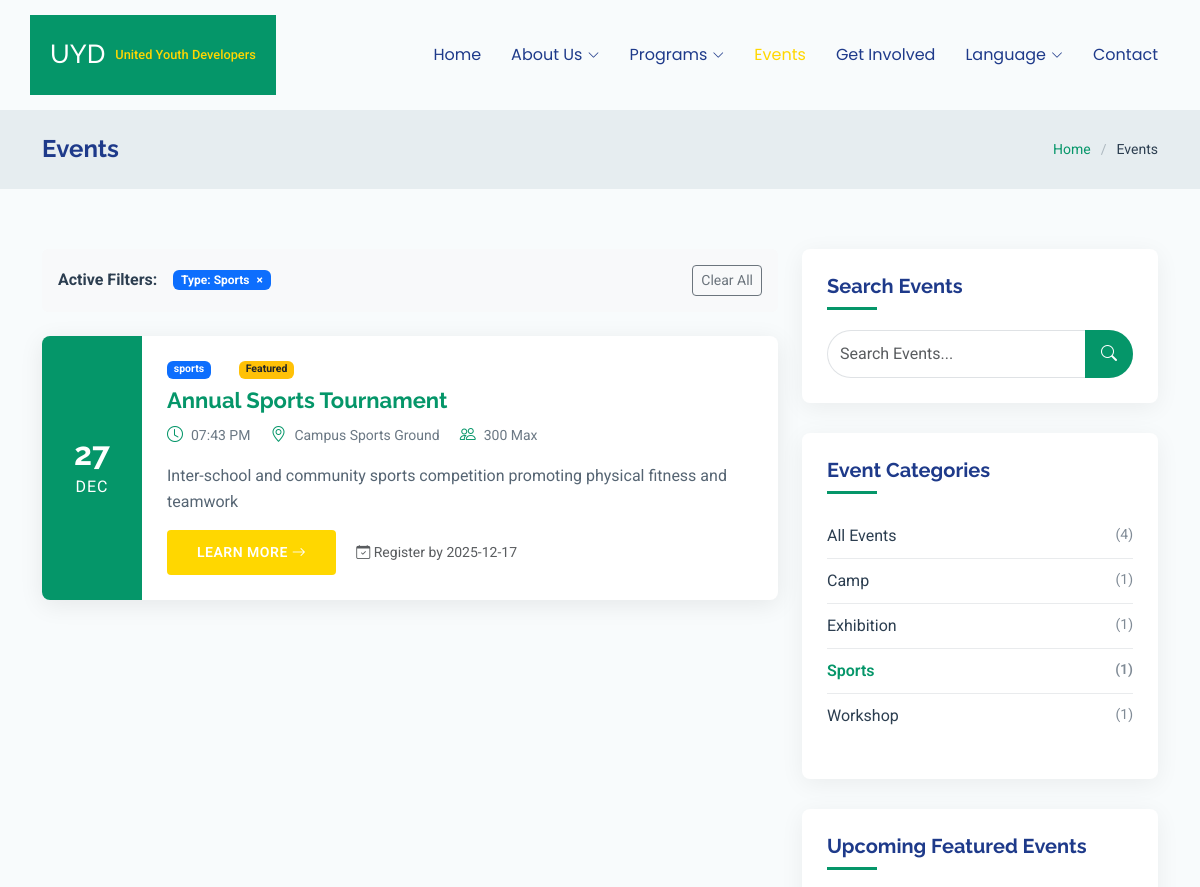
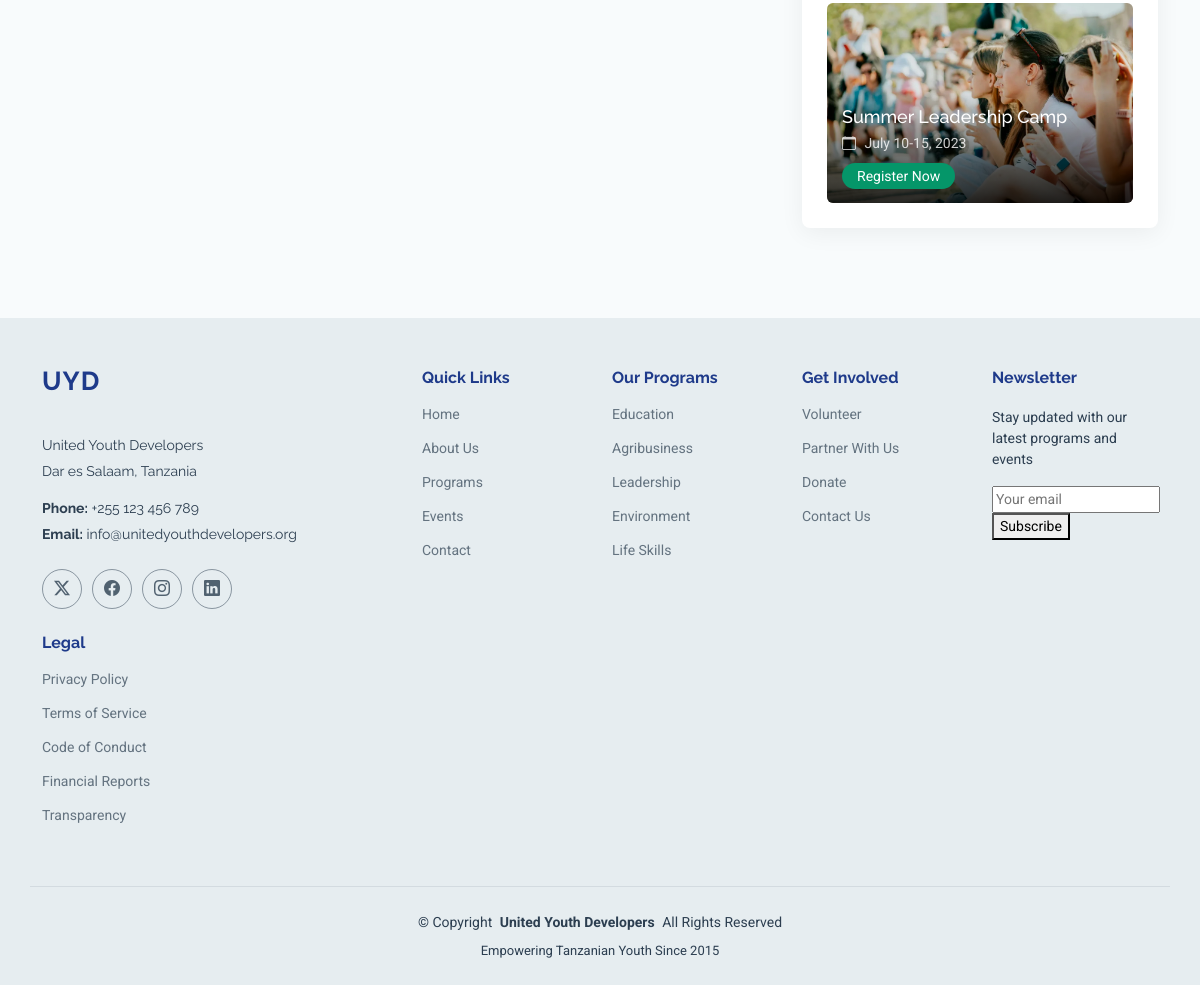
Page /events?event_type=sports on the committed database (2 pictures, top to bottom).
### src/app/database/tables.py (models this page shows)
class Event(Base):
    __tablename__ = "events"
    id = Column(Integer, primary_key=True, index=True)
    title = Column(String, index=True)
    description = Column(Text)
    event_type = Column(
        String,
        index=True,
    )  # workshop, seminar, competition, conference, etc.
    start_date = Column(DateTime)
    end_date = Column(DateTime, nullable=True)
    location = Column(String)
    max_participants = Column(Integer, nullable=True)
    featured_image = Column(String, nullable=True)
    content = Column(Text, nullable=True)
    registration_deadline = Column(DateTime, nullable=True)
    created_at = Column(DateTime, default=datetime.utcnow)
    updated_at = Column(DateTime, default=datetime.utcnow, onupdate=datetime.utcnow)
    is_featured = Column(Boolean, default=False)
    is_active = Column(Boolean, default=True)

### src/app/routes/pages.py (the view)
@router.get("/events")
@router.get("/events.html")
async def events(
    request: Request,
    db_session: Session = Depends(get_db),
    search: str | None = None,
    event_type: str | None = None,
):
    query = (
        db_session.query(Event)
        .filter(Event.is_active)
        .filter(Event.end_date >= datetime.now())
    )
    if search:
        search_term = f"%{search}%"
        query = query.filter(
            (Event.title.ilike(search_term)) | (Event.description.ilike(search_term)),
        )
    if event_type:
        query = query.filter(Event.event_type == event_type)
    events = query.order_by(Event.start_date).offset(0).limit(17).all()
    event_type_counts = (
        db_session.query(Event.event_type, func.count(Event.id))
        .filter(Event.is_active)
        .filter(Event.end_date >= datetime.now())
        .group_by(Event.event_type)
        .all()
    )
    total_count = (
        db_session.query(func.count(Event.id))
        .filter(Event.is_active)
        .filter(Event.end_date >= datetime.now())
        .scalar()
    )
    if events:
        events = [
            {
                "id": event.id,
                "title": event.title,
                "description": event.description,
                "start_date": event.start_date.strftime("%Y-%m-%d"),
                "start_time": event.start_date.strftime("%I:%M %p"),
                "start_day": event.start_date.strftime("%d"),
                "start_month": event.start_date.strftime("%b").upper(),
                "start_year": event.start_date.strftime("%Y"),
                "end_date": event.end_date.strftime("%Y-%m-%d")
                if event.end_date
                else None,
                "location": event.location,
                "event_type": event.event_type,
                "is_featured": event.is_featured,
                "max_participants": event.max_participants,
                "featured_image": event.featured_image
                or "assets/img/education/events-3.webp",
                "registration_deadline": event.registration_deadline.strftime(
                    "%Y-%m-%d",
                )
                if event.registration_deadline
                else None,
            }
            for event in events
        ]
    return templates.TemplateResponse(
        "events.html",
        {
            "request": request,
            "events": events,
            "event_type_counts": event_type_counts,
            "total_count": total_count,
            "search": search,
            "event_type": event_type,
        },
    )

### src/templates/events.html (shortened to what this page needs)
<!DOCTYPE html>
<html lang="en">
  <head>
    <link
      href="assets/vendor/bootstrap/css/bootstrap.min.css"
      rel="stylesheet"
    />
    <link
      href="assets/vendor/bootstrap-icons/bootstrap-icons.css"
      rel="stylesheet"
    />
    <link href="assets/vendor/aos/aos.css" rel="stylesheet" />
    <link href="assets/vendor/swiper/swiper-bundle.min.css" rel="stylesheet" />
    <link
      href="assets/vendor/glightbox/css/glightbox.min.css"
      rel="stylesheet"
    />
    <link href="assets/css/main.css" rel="stylesheet" />
  </head>
  <body class="events-page">
    <header id="header" class="header d-flex align-items-center sticky-top">
      <div
        class="header-container container-fluid container-xl position-relative d-flex align-items-center justify-content-end"
      >
        <a href="index.html" class="logo d-flex align-items-center me-auto">
          <h1 class="sitename">UYD</h1>
          <span class="logo-text">United Youth Developers</span>
        </a>
        <nav id="navmenu" class="navmenu">
          <ul>
            <li><a href="/">Home</a></li>
            <li class="dropdown">
              <a href="about.html"
                ><span>About Us</span>
                <i class="bi bi-chevron-down toggle-dropdown"></i
              ></a>
            </li>
            <li class="dropdown">
              <a href="programs.html"
                ><span>Programs</span>
                <i class="bi bi-chevron-down toggle-dropdown"></i
              ></a>
            </li>
            <li><a href="events.html" class="active">Events</a></li>
            <li><a href="get-involved.html">Get Involved</a></li>
            <li class="dropdown">
              <a href="#"
                ><span>Language</span>
                <i class="bi bi-chevron-down toggle-dropdown"></i
              ></a>
            </li>
            <li><a href="contact.html">Contact</a></li>
          </ul>
        </nav>
      </div>
    </header>
    <main class="main">
      <div class="page-title light-background">
        <div
          class="container d-lg-flex justify-content-between align-items-center"
        >
          <h1 class="mb-2 mb-lg-0">Events</h1>
          <nav class="breadcrumbs">
            <ol>
              <li><a href="index.html">Home</a></li>
              <li class="current">Events</li>
            </ol>
          </nav>
        </div>
      </div>
      <section id="events-extended" class="events-extended section">
        <div class="container" data-aos="fade-up" data-aos-delay="100">
          <div class="row">
            <div class="col-lg-8">
              {% if search or event_type %}
              <div class="active-filters mb-4 p-3 bg-light rounded">
                <div class="d-flex align-items-center flex-wrap gap-2">
                  <strong class="me-2">Active Filters:</strong>
                   {% if event_type %}
                  <span class="badge bg-primary">
                    Type: {{ event_type|title }}
                    <a
                      href="/events{% if search %}?search={{ search }}{% endif %}"
                      class="text-white text-decoration-none ms-1"
                      >×</a
                    >
                  </span>
                  {% endif %}
                  <a
                    href="/events"
                    class="btn btn-sm btn-outline-secondary ms-auto"
                    >Clear All</a
                  >
                </div>
              </div>
              {% endif %}
              <div id="events-list" class="events-list">
                {% if events and events|length > 0 %} {% for event in events %}
                <div
                  class="event-item"
                  data-aos="fade-up"
                  data-aos-delay="{{ loop.index0 * 100 }}"
                >
                  <div class="event-date">
                    <span class="day">{{ event.start_day }}</span>
                    <span class="month">{{ event.start_month }}</span>
                  </div>
                  <div class="event-content">
                    <div class="event-meta mb-2">
                      {% if event.event_type %}
                      <span class="badge bg-primary me-2"
                        >{{ event.event_type }}</span
                      >
                      {% endif %} {% if event.is_featured %}
                      <span class="badge bg-warning text-dark">Featured</span>
                      {% endif %}
                    </div>
                    <h3 class="event-title">
                      <a href="event-details.html?id={{ event.id }}"
                        >{{ event.title }}</a
                      >
                    </h3>
                    <div class="event-meta mb-3">
                      <span
                        ><i class="bi bi-clock"></i> {{ event.start_time
                        }}</span
                      >
                      <span
                        ><i class="bi bi-geo-alt"></i> {{ event.location
                        }}</span
                      >
                      {% if event.max_participants %}
                      <span
                        ><i class="bi bi-people"></i> {{ event.max_participants
                        }} Max</span
                      >
                      {% endif %}
                    </div>
                    <p class="event-description">
                      {% if event.description|length > 200 %} {{
                      event.description[:200] }}... {% else %} {{
                      event.description }} {% endif %}
                    </p>
                    <div class="event-footer mt-3">
                      <a
                        href="event-details.html?id={{ event.id }}"
                        class="btn btn-primary btn-sm"
                      >
                        Learn More <i class="bi bi-arrow-right"></i>
                      </a>
                      {% if event.registration_deadline %}
                      <small class="text-muted ms-3">
                        <i class="bi bi-calendar-check"></i> Register by {{
                        event.registration_deadline }}
                      </small>
                      {% endif %}
                    </div>
                  </div>
                </div>
                {% endfor %} {% endif %}
              </div>
            </div>
            <div class="col-lg-4">
              <div class="events-sidebar">
                <div class="sidebar-item search-form" data-aos="fade-up">
                  <h4>Search Events</h4>
                  <form action="/events" method="get">
                    <div class="input-group">
                      <input
                        type="text"
                        name="search"
                        class="form-control"
                        placeholder="Search Events..."
                        value="{{ search or '' }}"
                      />
                      <button class="btn" type="submit">
                        <i class="bi bi-search"></i>
                      </button>
                    </div>
                  </form>
                </div>
                <div
                  class="sidebar-item categories"
                  data-aos="fade-up"
                  data-aos-delay="100"
                >
                  <h4>Event Categories</h4>
                  <ul class="list-unstyled">
                    <li>
                      <a
                        href="/events{% if search %}?search={{ search }}{% endif %}"
                        class="{% if not event_type %}active{% endif %}"
                      >
                        All Events <span>({{ total_count or 0 }})</span>
                      </a>
                    </li>
                    {% for type, count in event_type_counts %}
                    <li>
                      <a
                        href="/events?event_type={{ type }}{% if search %}&search={{ search }}{% endif %}"
                        class="{% if event_type == type %}active{% endif %}"
                      >
                        {{ type|title }} <span>({{ count }})</span>
                      </a>
                    </li>
                    {% endfor %}
                  </ul>
                </div>
                <div
                  class="sidebar-item upcoming-events"
                  data-aos="fade-up"
                  data-aos-delay="200"
                >
                  <h4>Upcoming Featured Events</h4>
                  <div class="featured-event">
                    <img
                      src="assets/img/education/events-5.webp"
                      alt="Event"
                      class="img-fluid"
                    />
                    <div class="featured-event-details">
                      <h5>Summer Leadership Camp</h5>
                      <span class="event-date"
                        ><i class="bi bi-calendar"></i> July 10-15, 2023</span
                      >
                      <a href="#" class="btn-sm btn-register">Register Now</a>
                    </div>
                  </div>
                </div>
              </div>
            </div>
          </div>
        </div>
      </section>
    </main>
    <footer id="footer" class="footer position-relative light-background">
      <div class="container footer-top">
        <div class="row gy-4">
          <div class="col-lg-4 col-md-6 footer-about">
            <a href="/" class="logo d-flex align-items-center">
              <span class="sitename">UYD</span>
            </a>
            <div class="footer-contact pt-3">
              <p>United Youth Developers</p>
              <p>Dar es Salaam, Tanzania</p>
              <p class="mt-3">
                <strong>Phone:</strong> <span>+255 123 456 789</span>
              </p>
              <p>
                <strong>Email:</strong>
                <span>info@unitedyouthdevelopers.org</span>
              </p>
            </div>
            <div class="social-links d-flex mt-4">
              <a href=""><i class="bi bi-twitter-x"></i></a>
              <a href=""><i class="bi bi-facebook"></i></a>
              <a href=""><i class="bi bi-instagram"></i></a>
              <a href=""><i class="bi bi-linkedin"></i></a>
            </div>
          </div>
          <div class="col-lg-2 col-md-3 footer-links">
            <h4>Quick Links</h4>
            <ul>
              <li><a href="/">Home</a></li>
              <li><a href="about.html">About Us</a></li>
              <li><a href="programs.html">Programs</a></li>
              <li><a href="events.html">Events</a></li>
              <li><a href="contact.html">Contact</a></li>
            </ul>
          </div>
          <div class="col-lg-2 col-md-3 footer-links">
            <h4>Our Programs</h4>
            <ul>
              <li><a href="programs.html#education">Education</a></li>
              <li><a href="programs.html#agribusiness">Agribusiness</a></li>
              <li><a href="programs.html#leadership">Leadership</a></li>
              <li><a href="programs.html#environment">Environment</a></li>
              <li><a href="programs.html#lifeskills">Life Skills</a></li>
            </ul>
          </div>
          <div class="col-lg-2 col-md-3 footer-links">
            <h4>Get Involved</h4>
            <ul>
              <li><a href="get-involved.html">Volunteer</a></li>
              <li><a href="get-involved.html">Partner With Us</a></li>
              <li><a href="get-involved.html">Donate</a></li>
              <li><a href="contact.html">Contact Us</a></li>
            </ul>
          </div>
          <div class="col-lg-2 col-md-3 footer-links">
            <h4>Newsletter</h4>
            <p>Stay updated with our latest programs and events</p>
            <form id="newsletterForm" class="newsletter-form">
              <div class="newsletter-input">
                <input
                  type="email"
                  id="newsletterEmail"
                  placeholder="Your email"
                  required
                />
                <button type="submit">Subscribe</button>
              </div>
            </form>
          </div>
          <div class="col-lg-2 col-md-3 footer-links">
            <h4>Legal</h4>
            <ul>
              <li><a href="#">Privacy Policy</a></li>
              <li><a href="#">Terms of Service</a></li>
              <li><a href="#">Code of Conduct</a></li>
              <li><a href="#">Financial Reports</a></li>
              <li><a href="#">Transparency</a></li>
            </ul>
          </div>
        </div>
      </div>
      <div class="container copyright text-center mt-4">
        <p>
          © <span>Copyright</span>
          <strong class="px-1 sitename">United Youth Developers</strong>
          <span>All Rights Reserved</span>
        </p>
        <div class="credits">Empowering Tanzanian Youth Since 2015</div>
      </div>
    </footer>
  </body>
</html>

### rows in the picture
Event: event_type "Sports", start_day "27", start_month "DEC", event_type "sports", title "Annual Sports Tournament", start_time "07:43 PM", location "Campus Sports Ground", max_participants "300", description "Inter-school and community sports competition promoting physical fitness and teamwork", registration_deadline "2025-12-17", count "1"
Event: event_type "Camp", count "1"
Event: event_type "Exhibition", count "1"
Event: event_type "Workshop", is_active "1"

### other values in the picture
{{ total_count or 0 }} "4"
